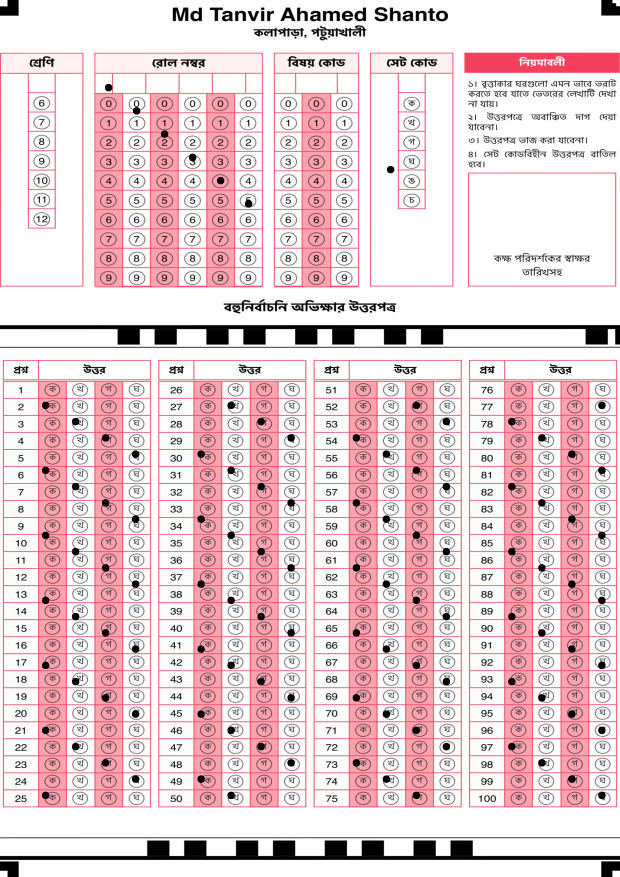
#> input picture simulated_marked.jpg, 2480 x 3508 px (shown at 1/4 size)
$ python find_bubbles.py   (older library calls are emulated)
#> lines starting #> are read from the running program, lines starting #| are printed output that depends on the picture; after the words box and inside, x2 and y2 are one past the last pixel; in counts of white or black regions, pixels touching at a corner belong together
#> further down, img is the input picture: shape (3508, 2480, 3); mean B, G, R 210.8, 206.9, 233
### app/utils/omr_engine.py
"""
OptiMark OMR Engine - Robust OMR processing using OpenCV, NumPy, Imutils.

Implements:
- Four corner marker detection (black squares) for Perspective Transform
- Preprocessing: Grayscale, Gaussian Blur, Canny Edge, Adaptive Thresholding
- Zone segmentation: Roll Number (top-left), Set Code, MCQ Grid (60 questions)
- Pixel Counting / Contour method: bubble marked if highest black pixel density in row
- Supports Bengali set codes: ক, খ, গ, ঘ
- Error handling: "No bubbles detected", "Image too blurry"
"""

import json
import os
import cv2
import numpy as np
from imutils.perspective import four_point_transform
from pathlib import Path
from typing import Optional, Dict, Tuple, List, Union
from dataclasses import dataclass, field


# --- Error codes for robust handling ---
class OMRProcessingError(Exception):
    """Base exception for OMR processing errors."""

    pass


class NoBubblesDetectedError(OMRProcessingError):
    """Raised when no bubbles could be detected in the image."""

    pass


class ImageTooBlurryError(OMRProcessingError):
    """Raised when image is too blurry for reliable processing."""

    pass


@dataclass
class OMRResult:
    """Structured result from OMR processing."""

    roll_number: str = ""
    set_code: str = ""
    answers: List[int] = field(default_factory=list)  # 0-3 for each question
    success: bool = False
    error_message: str = ""


# --- OMR Sheet Layout Constants ---
SHEET_WIDTH = 2480
SHEET_HEIGHT = 3508
MARKER_MIN_AREA_RATIO = 0.0005
MARKER_MAX_AREA_RATIO = 0.015
QUESTIONS_PER_COLUMN = 15
OPTIONS_PER_QUESTION = 4
TOTAL_QUESTIONS = 60

# Bengali set codes (ক=0, খ=1, গ=2, ঘ=3, ঙ=4, চ=5) - maps index to character
BENGALI_SET_CODES = ["ক", "খ", "গ", "ঘ", "ঙ", "চ"]
ENGLISH_SET_CODES = ["A", "B", "C", "D", "E", "F"]

# Blur detection threshold (Laplacian variance) - lower = blurrier
BLUR_THRESHOLD = 20

# 20Q custom template defaults (derived from mcq.png warped baseline: 2480x2289)
_DEFAULT_20Q_Y = [925, 1032, 1143, 1252, 1360, 1465, 1580, 1688, 1792, 1904]
_DEFAULT_20Q_X = [
    [393, 627, 856, 1094],
    [1741, 1975, 2209, 2443],
]
_DEFAULT_20Q_REF_W = 2480
_DEFAULT_20Q_REF_H = 2289
_DEFAULT_20Q_PROFILE = {
    "y_centers_norm": [v / _DEFAULT_20Q_REF_H for v in _DEFAULT_20Q_Y],
    "x_cols_norm": [[v / _DEFAULT_20Q_REF_W for v in col] for col in _DEFAULT_20Q_X],
    "roi_half_w_norm": 20 / _DEFAULT_20Q_REF_W,
    "roi_half_h_norm": 20 / _DEFAULT_20Q_REF_H,
    "mark_threshold": 0.17,
    "ambiguity_second_min": 0.18,
    "ambiguity_gap_max": 0.06,
    "ambiguity_peak_cap": 0.80,
}
_PROFILE_20Q_CACHE: Optional[Dict[str, object]] = None
_PROFILE_20Q_CACHE_KEY: Optional[Tuple[str, Optional[float]]] = None


# [180 lines left out: functions _resolve_20q_profile_path, _validate_20q_profile, _load_20q_profile, _build_20q_runtime_grid, _get_dynamic_zones, _order_points and 1 more, not called in this run]


def _preprocess_image(img: np.ndarray) -> np.ndarray:
    """
    Full preprocessing pipeline:
    1. Grayscale
    2. Gaussian Blur (noise reduction)
    3. Adaptive Thresholding
    Also used for edge detection: Canny after Gaussian Blur.
    """
    # Step 1: Grayscale
    if len(img.shape) == 3:
        gray = cv2.cvtColor(img, cv2.COLOR_BGR2GRAY)
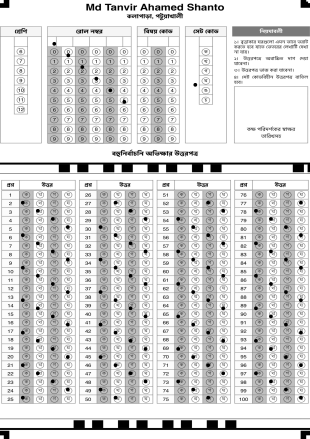
#> gray: shape (3508, 2480) (shown at 1/8 size); min 0, max 255, mean 215.1
    else:
        gray = img.copy()

    # Step 2: Contrast Enhancement (CLAHE) - very effective for shadows/mobile photos
    clahe = cv2.createCLAHE(clipLimit=2.0, tileGridSize=(8, 8))
    gray_balanced = clahe.apply(gray)

    # Step 3: Gaussian Blur - reduces noise for better edge detection
    blurred = cv2.GaussianBlur(gray_balanced, (5, 5), 0)

    return blurred


def _find_corner_markers(gray: np.ndarray) -> Optional[np.ndarray]:
    """
    Find the four black square corner markers using:
    - Multi-threshold adaptive thresholding
    - Canny Edge Detection
    - Contour detection
    Returns ordered points: top-left, top-right, bottom-right, bottom-left.
    """
    h, w = gray.shape
    total_area = h * w

    # Try multiple thresholds for robustness
    for t_val in [3, 7, 11, 15]:
        thresh = cv2.adaptiveThreshold(
            gray, 255, cv2.ADAPTIVE_THRESH_GAUSSIAN_C, cv2.THRESH_BINARY_INV, 21, t_val
        )
        edges = cv2.Canny(gray, 50, 150)
        combined = cv2.bitwise_or(thresh, edges)
        kernel = np.ones((3, 3), np.uint8)
        combined = cv2.morphologyEx(combined, cv2.MORPH_CLOSE, kernel)

        contours, _ = cv2.findContours(combined, cv2.RETR_EXTERNAL, cv2.CHAIN_APPROX_SIMPLE)
        candidates = []

        for cnt in contours:
            area = cv2.contourArea(cnt)
            if MARKER_MIN_AREA_RATIO * total_area < area < MARKER_MAX_AREA_RATIO * total_area:
                peri = cv2.arcLength(cnt, True)
                approx = cv2.approxPolyDP(cnt, 0.02 * peri, True)
                if len(approx) == 4:
                    x, y, w_rect, h_rect = cv2.boundingRect(approx)
                    aspect = max(w_rect, h_rect) / (min(w_rect, h_rect) + 1e-6)
                    if 0.4 < aspect < 2.5:
                        candidates.append((area, approx))

        candidates.sort(key=lambda x: x[0], reverse=True)
        centers = []
        for c in candidates:
            approx = c[1]
            pts_2d = approx.reshape(-1, 2)
            center = pts_2d.mean(axis=0)
            is_duplicate = False
            for existing in centers:
                if np.linalg.norm(center - existing) < 50:
                    is_duplicate = True
                    break
            if not is_duplicate:
                centers.append(center)
                if len(centers) == 10: break

        if len(centers) >= 4:
            import itertools
            max_quad_area = 0
            best_quad = None
            for quad_indices in itertools.combinations(range(len(centers)), 4):
                quad_pts = np.array([centers[i] for i in quad_indices], dtype=np.float32)
                ordered = _order_points(quad_pts)
                x, y = ordered[:, 0], ordered[:, 1]
                area = 0.5 * np.abs(np.dot(x, np.roll(y, 1)) - np.dot(y, np.roll(x, 1)))
                if area > max_quad_area:
                    max_quad_area = area
                    best_quad = ordered

            if best_quad is not None and max_quad_area > 0.40 * total_area:
                return best_quad.astype(np.float32)
#> this loop made 4 passes
#> pass 1, in _find_corner_markers, `combined = cv2.bitwise_or(thresh, edges)`:
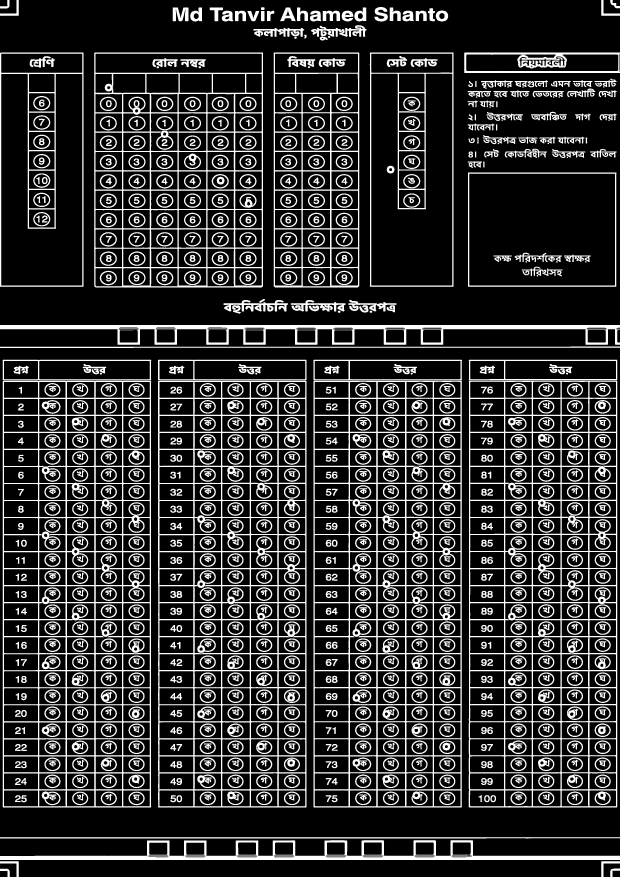
#> combined: shape (3508, 2480) (shown at 1/4 size); 19.6% white; 1276 white regions (20 under 20 px), largest, box (x1, y1, x2, y2) and area: (632, 1523, 1226, 3230) 142395, (1875, 1523, 2469, 3230) 141141, (11, 1522, 605, 3230) 136885
#> after the loop:
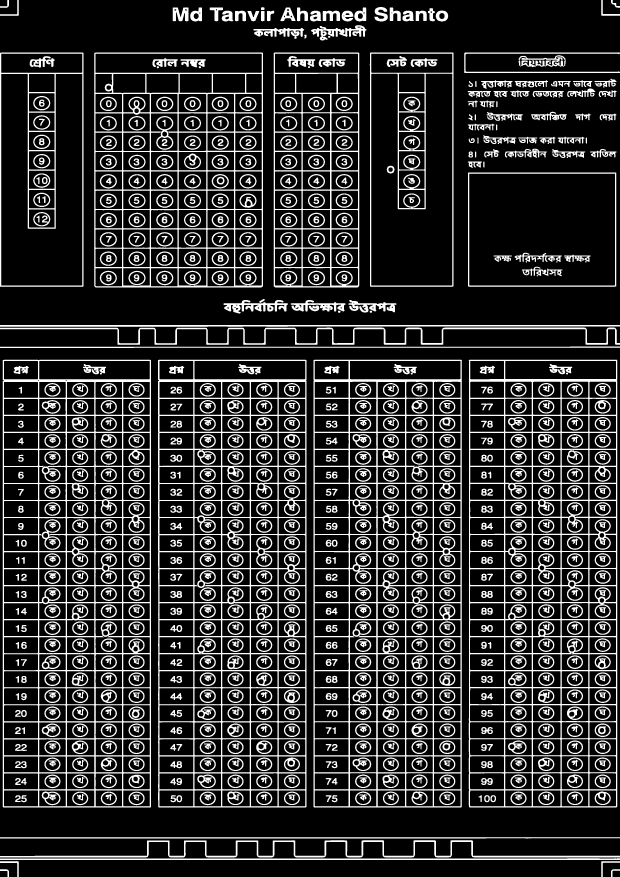
#> combined: shape (3508, 2480) (shown at 1/4 size); 18.9% white; 1099 white regions, largest, box (x1, y1, x2, y2) and area: (1254, 1439, 1848, 3230) 154152, (632, 1439, 1226, 3230) 151261, (1875, 1439, 2469, 3230) 150810
#> after the loop:
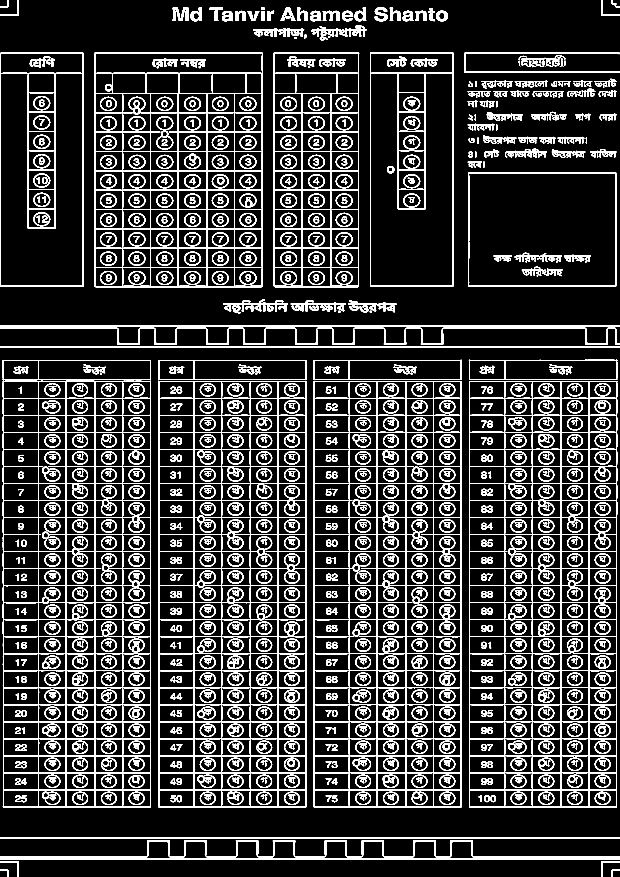
#> thresh: shape (3508, 2480) (shown at 1/4 size); 14.9% white; 1333 white regions (9 under 20 px), largest, box (x1, y1, x2, y2) and area: (11, 1524, 604, 3230) 100041, (1254, 1524, 1847, 3229) 99312, (633, 1524, 1226, 3229) 99251

    # Local Corner Search Fallback: If global search fails, look specifically at image corners
    print("DEBUG: Global marker search failed, trying local corner search...")
    corners = []
    # top-left, top-right, bottom-right, bottom-left
    corner_regions = [
        (0, 0, w//3, h//3),
        (2*w//3, 0, w//3, h//3),
        (2*w//3, 2*h//3, w//3, h//3),
        (0, 2*h//3, w//3, h//3)
    ]

    found_points = []
    for (cx, cy, cw, ch) in corner_regions:
        roi = gray[cy:cy+ch, cx:cx+cw]
        best_local_area = 0
        best_local_pt = None

        for t_val in [3, 7, 11, 15]:
            thresh = cv2.adaptiveThreshold(roi, 255, cv2.ADAPTIVE_THRESH_GAUSSIAN_C, cv2.THRESH_BINARY_INV, 21, t_val)
            cnts, _ = cv2.findContours(thresh, cv2.RETR_EXTERNAL, cv2.CHAIN_APPROX_SIMPLE)
            for cnt in cnts:
                area = cv2.contourArea(cnt)
                if (cw*ch)*0.005 < area < (cw*ch)*0.15:
                    peri = cv2.arcLength(cnt, True)
                    approx = cv2.approxPolyDP(cnt, 0.02 * peri, True)
                    if len(approx) == 4:
                        pts = approx.reshape(-1, 2)
                        center = pts.mean(axis=0)
                        if area > best_local_area:
                            best_local_area = area
                            best_local_pt = center + [cx, cy]
            if best_local_pt is not None: break

        if best_local_pt is not None:
            found_points.append(best_local_pt)
#> this loop made 4 passes
#> pass 1, in _find_corner_markers, `roi = gray[cy:cy+ch, cx:cx+cw]`:
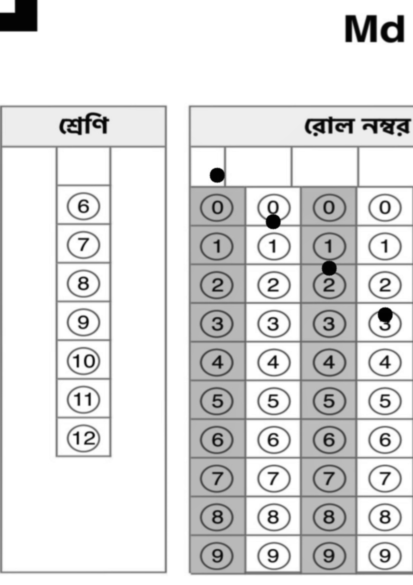
#> roi: shape (1169, 826) (shown at 1/2 size); min 2, max 255, mean 222.4
#> after the loop:
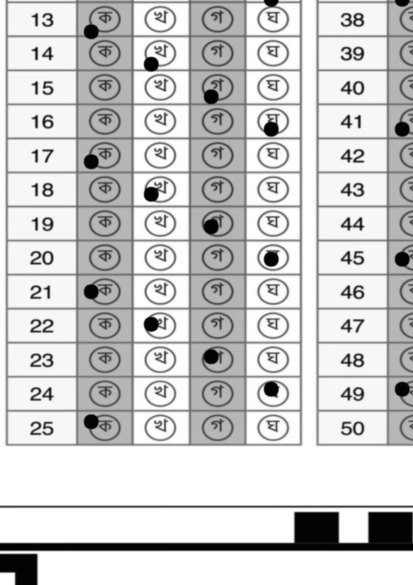
#> roi: shape (1169, 826) (shown at 1/2 size); min 2, max 255, mean 204.5
#> after the loop:
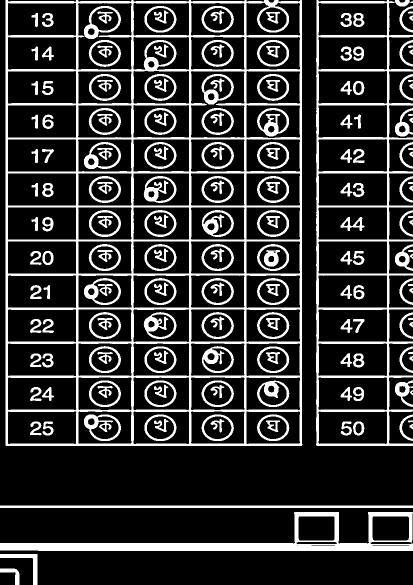
#> thresh: shape (1169, 826) (shown at 1/2 size); 19.7% white; 189 white regions, largest, box (x1, y1, x2, y2) and area: (11, 0, 605, 892) 64551, (632, 0, 826, 892) 20875, (0, 1024, 826, 1102) 16416
#> after the loop, found_points = [[2167.8, 250.8], [1749.2, 2783.8], [728.8, 2783.5]]

    if len(found_points) == 4:
        print("DEBUG: Local corner search SUCCEEDED!")
        return _order_points(np.array(found_points, dtype=np.float32))

    return None

def _warp_perspective(img: np.ndarray, src_pts: np.ndarray, target_width: int = SHEET_WIDTH) -> np.ndarray:
    """Apply perspective transform for top-down view using imutils."""
    # src_pts are top-left, top-right, bottom-right, bottom-left
#> (the run stopped early here; a loop or call above may not have finished)

$ run again, with mcq.png saved as simulated_marked.jpg
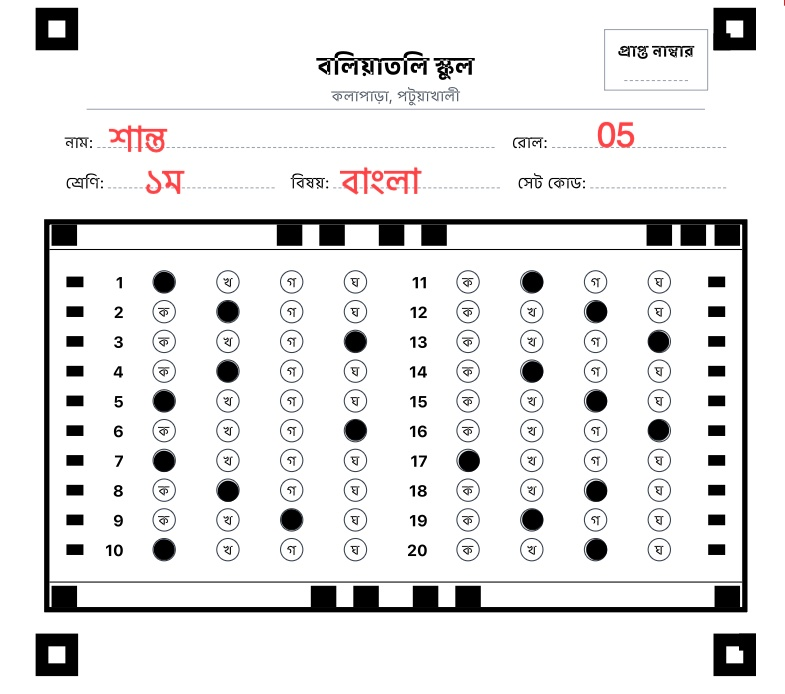
#> input picture mcq.png, 785 x 694 px
#> img is the input picture: shape (694, 785, 3); mean B, G, R 231.8, 231.7, 232.3
#> the loop in _find_corner_markers, `for t_val in [3, 7, 11, 15]:` made 1 pass
#> pass 1, in _find_corner_markers, `combined = cv2.morphologyEx(combined, cv2.MORPH_CLOSE, kernel)`:
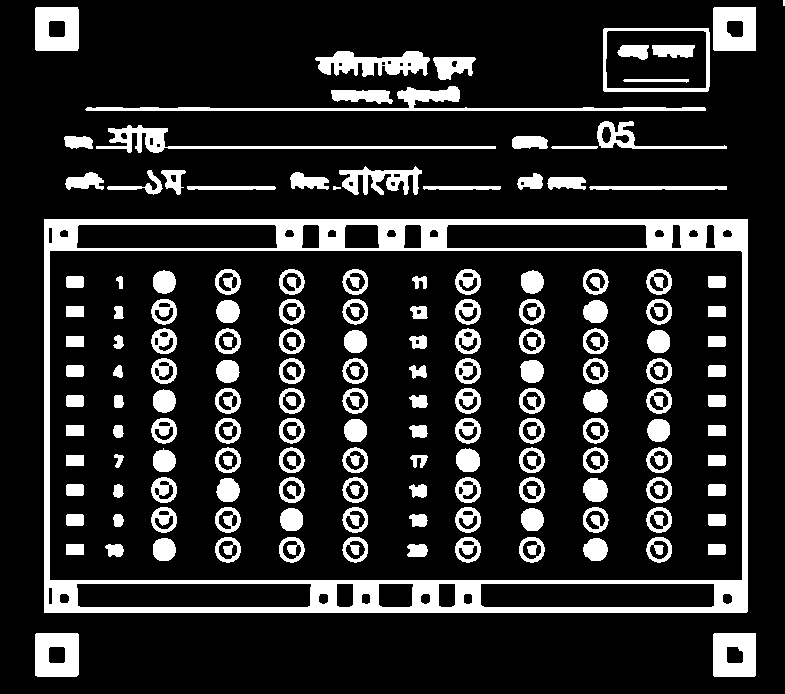
#> combined: shape (694, 785); 16% white; 157 white regions (1 under 20 px), largest, box (x1, y1, x2, y2) and area: (44, 219, 748, 613) 25604, (85, 86, 706, 111) 2793, (96, 125, 496, 153) 2027
#> markers = [[56.25, 28.25], [734.2, 28.25], [734, 654.2], [56.25, 654.5]]
#> tl = [56.25, 28.25]; tr = [734.2, 28.25]; br = [734, 654.2]; bl = [56.25, 654.5]
#> width_top = 678
#> width_bottom = 677.8
#> max_width_px = 678
#> height_left = 626.2
#> height_right = 626
#> in _warp_perspective, `aspect_ratio = max_height_px / max_width_px`: aspect_ratio = 0.923
#> target_height = 2289
#> dst_pts = [[0, 0], [2479, 0], [2479, 2288], [0, 2288]]
#> M = [[3.65, -2.25e-17, -205.6], [-1.94e-17, 3.65, -103.2], [-5.89e-07, -5.89e-07, 1]]
#> `contours, _ = cv2.findContours(thresh, cv2.RETR_TREE, cv2.CHAIN_APPROX..`: contours = 793 contours, 80 with area under 20; largest, box (x1, y1, x2, y2) and area: (2001, 1, 2382, 228) 85488, (2004, 4, 2379, 225) 81904, (0, 2035, 2480, 2121) 17192, (0, 696, 2480, 704) 14946, (0, 2019, 2480, 2026) 14274
#> the loop `for cnt in contours:` made 793 passes
#> the loop `for x, y, w, h in circles:` made 141 passes
#| Detected 81 unique perfect bubbles.
#> the loop `for i, (x, y, w, h) in enumerate(unique_circles[:10]):` made 10 passes
#> (printed output is left out)
#> the loop `for x, y, w, h in unique_circles:` made 81 passes
#> after the loop `for x, y, w, h in unique_circles:`:
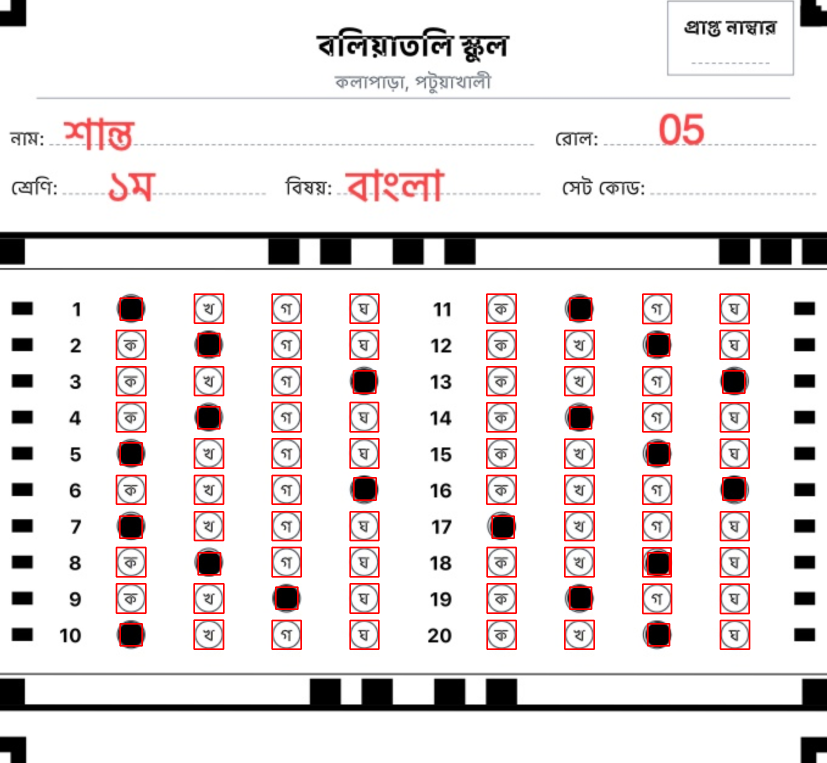
#> debug_img: shape (2289, 2480, 3) (shown at 1/3 size); mean B, G, R 226.1, 226, 232.6
